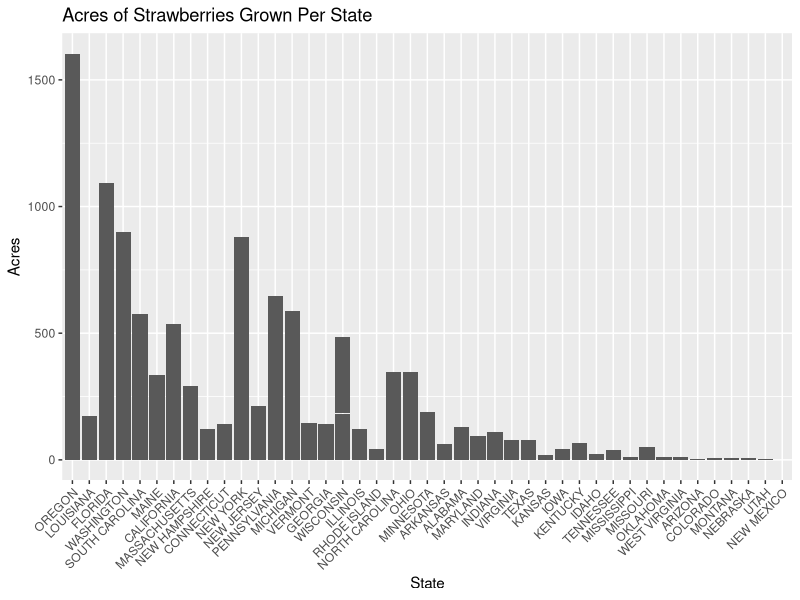

Write the R code that produced this figure.
## ---- chunk 1
#| warning: false
#| message: false

library(knitr)  
library(kableExtra)
library(tidyverse)
library(stringr)
## ---- chunk 2
data_orig <- read_csv("strawberries25_v3.csv", col_names = TRUE)
strawberry<-data_orig

#change (D) in CV % column to N/A
strawberry = strawberry %>%
  mutate(`CV (%)` = na_if(`CV (%)`,"(D)")) %>%
  mutate(`CV (%)` = na_if(`CV (%)`,"(L)")) %>%
  mutate(`CV (%)` = na_if(`CV (%)`,"(H)"))

#change CV % column to numeric type
strawberry$`CV (%)` <- as.numeric(strawberry$`CV (%)`)

#change (D) in Value column to N/A
strawberry = strawberry %>%
  mutate(Value = na_if(Value,"(D)")) %>%
  mutate(Value = na_if(Value,"(Z)"))
#change Value column to numeric type
strawberry$Value <- as.numeric(strawberry$Value)

#remove columns that have no unique values
strawberry = strawberry %>%
  select(-watershed_code, -Watershed,-`Zip Code`, -Region, -`Week Ending`, -Commodity, -`Week Ending`)

strawberry = strawberry %>%
  mutate(`Domain Category` = ifelse(is.na(`Domain Category`), "", `Domain Category`)) %>%
  mutate(
    Chemical = gsub(", .*", "", `Domain Category`),
    Pesticide = gsub(".*, (.*):.*","\\1", `Domain Category`),
    Number = gsub(".*= (\\d+).*", "\\1", `Domain Category`)
  )



## ---- chunk 3

## ---- chunk 4

#need to split up the data item columns first
plot_state_data<-na.omit(strawberry) %>%
  select(c(Year, State, Value, `Data Item`)) %>%
  filter(!is.na(Value) & `Data Item` == "STRAWBERRIES - ACRES GROWN") %>%
  arrange(desc(Value))
  

ggplot(plot_state_data, aes(x=reorder(State, -Value), y=Value)) + 
  geom_bar(stat = "identity") + 
  theme(axis.text.x=element_text(angle=45,hjust=1)) +
  labs(x = "State", y = "Acres", title ="Acres of Strawberries Grown Per State")
  
